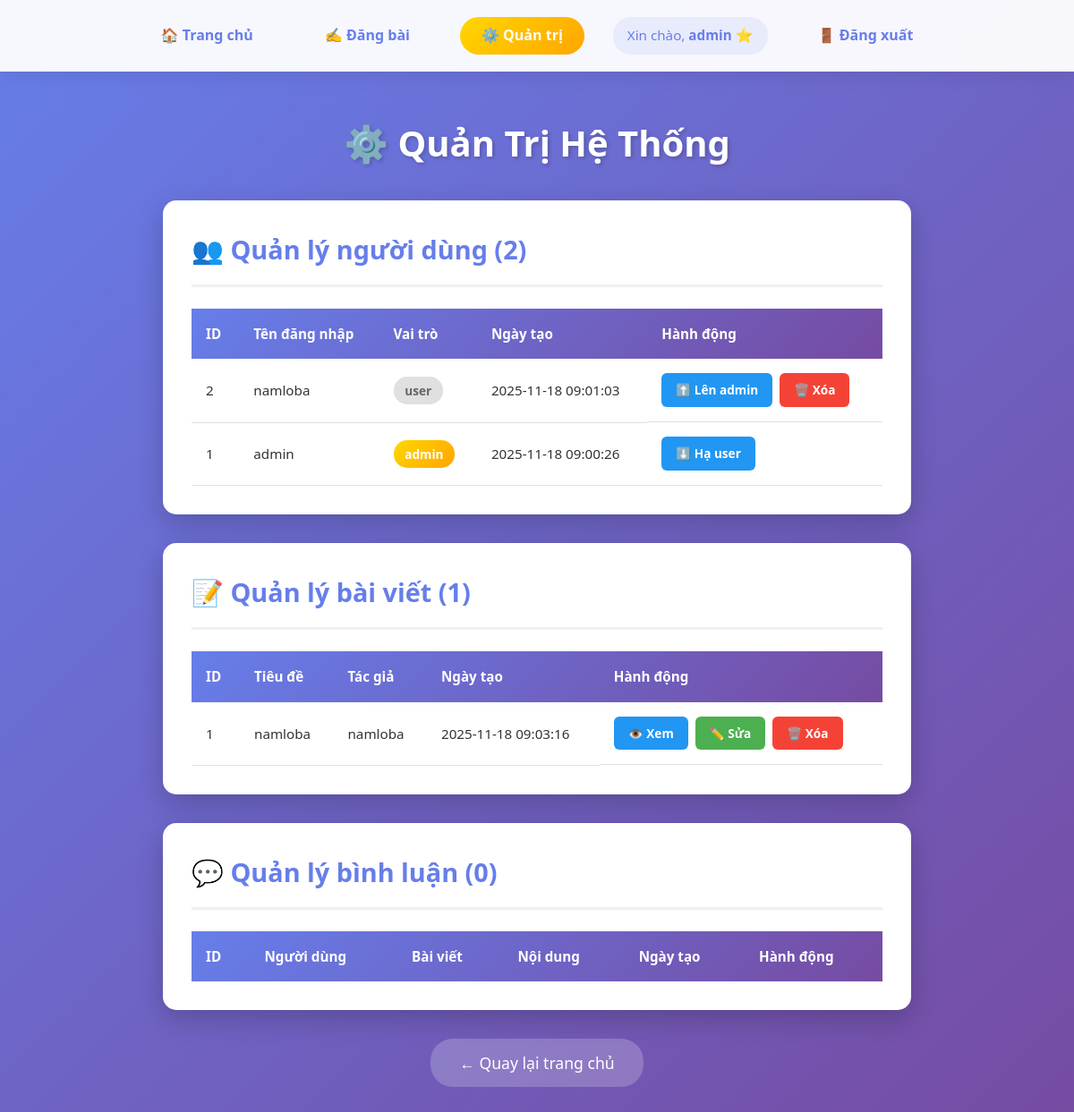
The page /admin (signed in) on the database its author committed.
### tables this page shows
CREATE TABLE users(
        id INTEGER PRIMARY KEY AUTOINCREMENT, 
        username TEXT UNIQUE, 
        password TEXT,
        role TEXT DEFAULT 'user',
        created_at TIMESTAMP DEFAULT CURRENT_TIMESTAMP
    );

CREATE TABLE posts(
        id INTEGER PRIMARY KEY AUTOINCREMENT, 
        title TEXT, 
        content TEXT, 
        author_id INTEGER,
        image_path TEXT,
        created_at TIMESTAMP DEFAULT CURRENT_TIMESTAMP,
        FOREIGN KEY(author_id) REFERENCES users(id)
    );

### app.py (the view)
@app.route("/admin")
@admin_required
def admin_panel():
    db = get_db()
    users = db.execute("SELECT * FROM users ORDER BY id DESC").fetchall()
    all_posts = db.execute("""
        SELECT posts.*, users.username
        FROM posts
        LEFT JOIN users ON posts.author_id = users.id
        ORDER BY posts.id DESC
    """).fetchall()
    all_comments = db.execute("""
        SELECT comments.*, users.username, posts.title as post_title
        FROM comments
        LEFT JOIN users ON comments.user_id = users.id
        LEFT JOIN posts ON comments.post_id = posts.id
        ORDER BY comments.id DESC
    """).fetchall()
    return render_template("admin.html", users=users, posts=all_posts, comments=all_comments)

### app.py (called while the page is built)
def get_db():
    conn = sqlite3.connect("database.db")
    conn.row_factory = sqlite3.Row
    return conn

def admin_required(f):
    @wraps(f)
    def decorated_function(*args, **kwargs):
        if 'user_id' not in session:
            return redirect('/login')
        db = get_db()
        user = db.execute("SELECT role FROM users WHERE id=?", (session['user_id'],)).fetchone()
        if not user or user['role'] != 'admin':
            return "Access Denied: Admin only!", 403
        return f(*args, **kwargs)
    return decorated_function

### templates/admin.html (shortened to what this page needs)
{% extends "base.html" %}
{% block content %}
<h2>⚙️ Quản Trị Hệ Thống</h2>
<div class="admin-container">
    <div class="admin-section">
        <h3>👥 Quản lý người dùng ({{ users|length }})</h3>
        <div class="admin-table-container">
            <table class="admin-table">
                <thead>
                    <tr>
                        <th>ID</th>
                        <th>Tên đăng nhập</th>
                        <th>Vai trò</th>
                        <th>Ngày tạo</th>
                        <th>Hành động</th>
                    </tr>
                </thead>
                <tbody>
                    {% for user in users %}
                    <tr>
                        <td>{{ user.id }}</td>
                        <td>{{ user.username }}</td>
                        <td>
                            <span class="role-badge {% if user.role == 'admin' %}role-admin{% else %}role-user{% endif %}">
                                {{ user.role }}
                            </span>
                        </td>
                        <td>{{ user.created_at }}</td>
                        <td class="action-buttons">
                            <a href="/admin/user/{{ user.id }}/toggle_role" class="btn-toggle">
                                {% if user.role == 'admin' %}⬇️ Hạ user{% else %}⬆️ Lên admin{% endif %}
                            </a>
                            {% if user.id != session.get('user_id') %}
                            <a href="/admin/user/{{ user.id }}/delete" class="btn-delete" onclick="return confirm('Xóa user này?')">🗑️ Xóa</a>
                            {% endif %}
                        </td>
                    </tr>
                    {% endfor %}
                </tbody>
            </table>
        </div>
    </div>
    <div class="admin-section">
        <h3>📝 Quản lý bài viết ({{ posts|length }})</h3>
        <div class="admin-table-container">
            <table class="admin-table">
                <thead>
                    <tr>
                        <th>ID</th>
                        <th>Tiêu đề</th>
                        <th>Tác giả</th>
                        <th>Ngày tạo</th>
                        <th>Hành động</th>
                    </tr>
                </thead>
                <tbody>
                    {% for post in posts %}
                    <tr>
                        <td>{{ post.id }}</td>
                        <td>{{ post.title[:50] }}{% if post.title|length > 50 %}...{% endif %}</td>
                        <td>{{ post.username }}</td>
                        <td>{{ post.created_at }}</td>
                        <td class="action-buttons">
                            <a href="/post/{{ post.id }}" class="btn-view">👁️ Xem</a>
                            <a href="/edit/{{ post.id }}" class="btn-edit">✏️ Sửa</a>
                            <a href="/delete/{{ post.id }}" class="btn-delete" onclick="return confirm('Xóa bài viết này?')">🗑️ Xóa</a>
                        </td>
                    </tr>
                    {% endfor %}
                </tbody>
            </table>
        </div>
    </div>
    <div class="admin-section">
        <h3>💬 Quản lý bình luận ({{ comments|length }})</h3>
        <div class="admin-table-container">
            <table class="admin-table">
                <thead>
                    <tr>
                        <th>ID</th>
                        <th>Người dùng</th>
                        <th>Bài viết</th>
                        <th>Nội dung</th>
                        <th>Ngày tạo</th>
                        <th>Hành động</th>
                    </tr>
                </thead>
            </table>
        </div>
    </div>
</div>
<div class="back-link">
    <a href="/">← Quay lại trang chủ</a>
</div>
{% endblock %}

### templates/base.html (shortened to what this page needs)
<!DOCTYPE html>
<html>
<head>
    <link rel="stylesheet" href="/static/css/style.css">
</head>
<body>
<nav>
    <a href="/">🏠 Trang chủ</a>
    {% if session.get("user") %}
        <a href="/create">✍️ Đăng bài</a>
        {% if session.get("role") == "admin" %}
        <a href="/admin" class="admin-link">⚙️ Quản trị</a>
        {% endif %}
        <span class="user-info">
            Xin chào, <strong>{{ session.get("user") }}</strong>
            {% if session.get("role") == "admin" %}
            <span class="admin-badge-nav">⭐</span>
            {% endif %}
        </span>
        <a href="/logout">🚪 Đăng xuất</a>
    {% else %}
        <a href="/login">🔐 Đăng nhập</a>
        <a href="/register">📝 Đăng ký</a>
    {% endif %}
</nav>
<div class="container">{% block content %}{% endblock %}</div>
</body>
</html>

### static/css/style.css (style rules this page uses)
* { margin: 0; padding: 0; box-sizing: border-box; }
body { font-family: 'Segoe UI', Tahoma, Geneva, Verdana, sans-serif; background: linear-gradient(135deg, #667eea 0%, #764ba2 100%); min-height: 100vh; color: #333; line-height: 1.6; }
nav { background: rgba(255, 255, 255, 0.95); backdrop-filter: blur(10px); padding: 1.2rem 2rem; box-shadow: 0 2px 20px rgba(0, 0, 0, 0.1); display: flex; justify-content: center; align-items: center; gap: 2rem; position: sticky; top: 0; z-index: 1000; }
nav a { text-decoration: none; color: #667eea; font-weight: 600; font-size: 1rem; padding: 0.5rem 1.5rem; border-radius: 25px; transition: all 0.3s ease; position: relative; }
.container { max-width: 900px; margin: 3rem auto; padding: 0 2rem; }
h2 { color: white; font-size: 2.5rem; margin-bottom: 2rem; text-align: center; text-shadow: 2px 2px 4px rgba(0, 0, 0, 0.2); font-weight: 700; }
h3 { color: #667eea; font-size: 1.8rem; margin-bottom: 1rem; font-weight: 600; }
.admin-badge-nav { font-size: 1rem; }
.user-info { color: #667eea; font-size: 0.95rem; padding: 0.5rem 1rem; background: rgba(102, 126, 234, 0.1); border-radius: 20px; }
.admin-link { background: linear-gradient(135deg, #FFD700, #FFA500) !important; color: white !important; }
.btn-view { background: #2196F3 !important; color: white !important; text-decoration: none; padding: 0.6rem 1.5rem; border-radius: 8px; font-weight: 600; transition: all 0.3s ease; display: inline-block; }
.back-link { text-align: center; margin: 2rem 0; }
.back-link a { color: white; text-decoration: none; font-size: 1.1rem; padding: 0.8rem 2rem; background: rgba(255, 255, 255, 0.2); border-radius: 25px; transition: all 0.3s ease; display: inline-block; }
.admin-container { max-width: 1200px; margin: 0 auto; }
.admin-section { background: white; border-radius: 15px; padding: 2rem; margin-bottom: 2rem; box-shadow: 0 10px 30px rgba(0, 0, 0, 0.2); }
.admin-section h3 { color: #667eea; margin-bottom: 1.5rem; padding-bottom: 1rem; border-bottom: 3px solid #f0f0f0; }
.admin-table-container { overflow-x: auto; }
.admin-table { width: 100%; border-collapse: collapse; font-size: 0.95rem; }
.admin-table thead { background: linear-gradient(135deg, #667eea 0%, #764ba2 100%); color: white; }
.admin-table th { padding: 1rem; text-align: left; font-weight: 600; }
.admin-table td { padding: 1rem; border-bottom: 1px solid #e0e0e0; }
.role-badge { padding: 0.3rem 0.8rem; border-radius: 15px; font-size: 0.85rem; font-weight: 600; display: inline-block; }
.role-admin { background: linear-gradient(135deg, #FFD700, #FFA500); color: white; }
.role-user { background: #e0e0e0; color: #666; }
.action-buttons { display: flex; gap: 0.5rem; flex-wrap: wrap; }
.action-buttons a { padding: 0.5rem 1rem; border-radius: 6px; text-decoration: none; font-size: 0.85rem; font-weight: 600; transition: all 0.3s ease; white-space: nowrap; }
.btn-toggle { background: #2196F3; color: white; }
.btn-edit { background: #4CAF50; color: white; }
.btn-delete { background: #f44336; color: white; }

### rows shown on the page
users: id "2", username "namloba", role "user", created_at "2025-11-18 09:01:03", shows "⬆️ Lên admin"
users: id "1", username "admin", role "admin", created_at "2025-11-18 09:00:26", shows "⬇️ Hạ user"
posts: id "1", title "namloba", username "namloba", created_at "2025-11-18 09:03:16"

### other values the page prints
{{ session.get("user") }} "admin"
{{ users|length }} "2"
{{ posts|length }} "1"
{{ comments|length }} "0"
